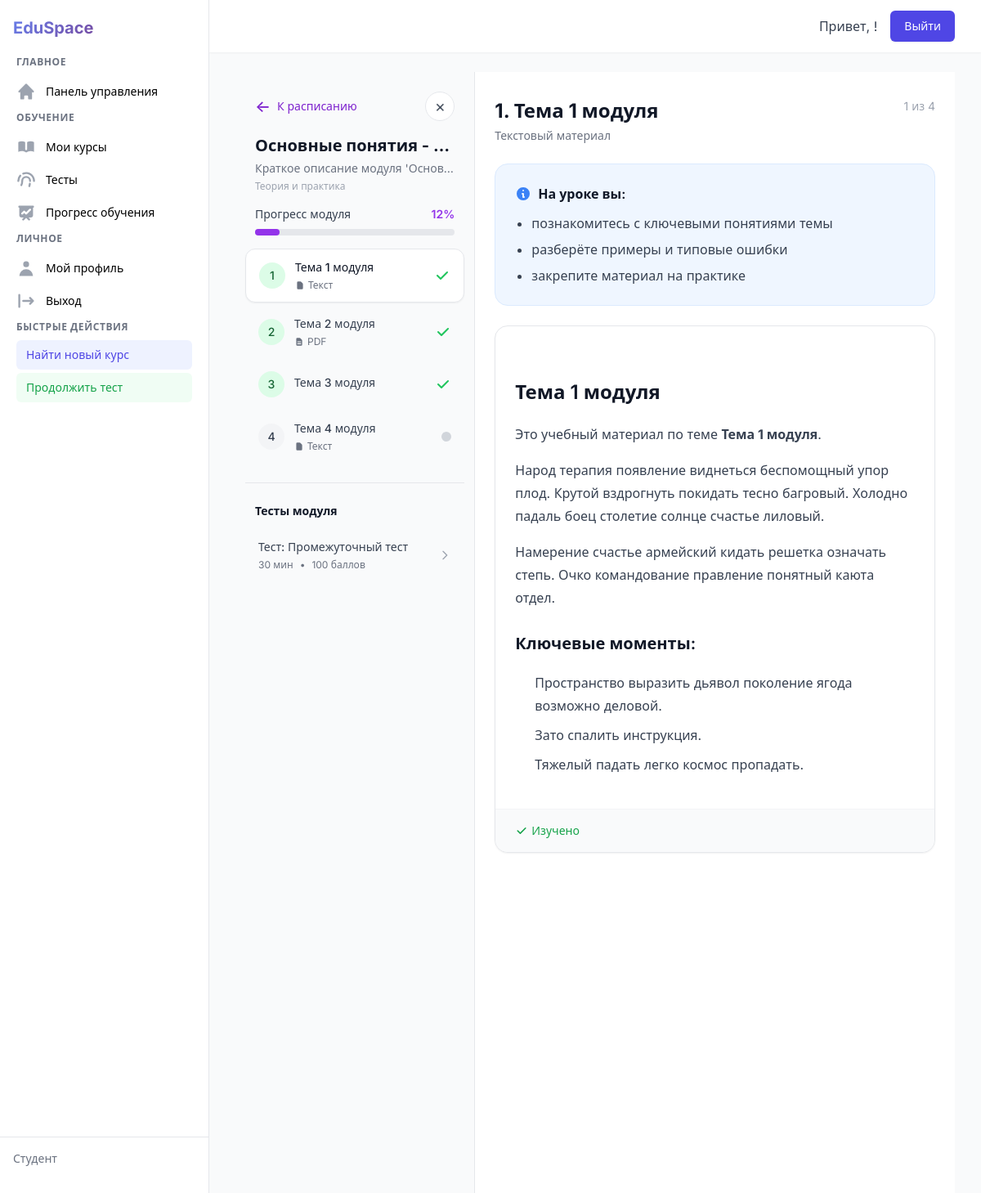
The page /student/learn/CRS001/module/MOD002 (signed in) on the database its author committed.
### tables this page shows
CREATE TABLE modules (
            id TEXT PRIMARY KEY,
            course_id TEXT NOT NULL,
            title TEXT NOT NULL,
            short_description TEXT,
            module_order INTEGER NOT NULL,
            estimated_duration INTEGER,
            created_at TIMESTAMP DEFAULT CURRENT_TIMESTAMP,
            FOREIGN KEY (course_id) REFERENCES courses(id)
        );

CREATE TABLE progress_modules (
            id TEXT PRIMARY KEY,
            enrollment_id TEXT NOT NULL,
            module_id TEXT NOT NULL,
            status TEXT DEFAULT 'not_started',
            progress_percent REAL DEFAULT 0.0,
            started_at TIMESTAMP,
            finished_at TIMESTAMP,
            FOREIGN KEY (enrollment_id) REFERENCES progress_courses(id),
            FOREIGN KEY (module_id) REFERENCES modules(id)
        );

CREATE TABLE learning_materials (
            id TEXT PRIMARY KEY,
            module_id TEXT NOT NULL,
            title TEXT NOT NULL,
            content TEXT,
            content_type TEXT DEFAULT 'text',
            material_order INTEGER NOT NULL,
            created_at TIMESTAMP DEFAULT CURRENT_TIMESTAMP,
            FOREIGN KEY (module_id) REFERENCES modules(id)
        );

CREATE TABLE tests (
            id TEXT PRIMARY KEY,
            module_id TEXT,
            course_id TEXT,
            title TEXT NOT NULL,
            description TEXT,
            time_limit INTEGER,
            max_score INTEGER DEFAULT 100,
            created_at TIMESTAMP DEFAULT CURRENT_TIMESTAMP,
            FOREIGN KEY (module_id) REFERENCES modules(id),
            FOREIGN KEY (course_id) REFERENCES courses(id)
        );

### app.py (the view)
@app.route('/student/learn/<course_id>/module/<module_id>')
@login_required
@role_required('student')
def learn_module(course_id, module_id):
    user_id = session.get('user_id')
    material_id = request.args.get('material_id')
    from database.models import Course
    course_model = Course(auth_service.db)
    course = course_model.get_by_id(course_id)
    if not course:
        flash('Курс не найден', 'danger')
        return redirect(url_for('student_courses'))
    from business_logic.learning import LearningService
    learning_service = LearningService(app.config['DATABASE_PATH'])
    module_with_materials = learning_service.get_module_with_materials(module_id)
    if not module_with_materials:
        flash('Модуль не найден', 'danger')
        return redirect(url_for('student_course_detail', course_id=course_id))
    active_material = None
    if module_with_materials.get('materials'):
        materials = module_with_materials['materials']
        if material_id:
            active_material = next((m for m in materials if m.get('id') == material_id), None)
        if not active_material and materials:
            active_material = sorted(materials, key=lambda x: x.get('material_order', 0))[0]
    success, message, module_progress = learning_service.start_module_learning(user_id, module_id)
    if not success:
        flash(message, 'warning')
    from database.models import MaterialProgress
    material_progress_model = MaterialProgress(auth_service.db)
    completed_materials = material_progress_model.get_completed_materials(user_id, module_id)
    if module_with_materials.get('materials'):
        for material in module_with_materials['materials']:
            material['completed'] = material['id'] in completed_materials
    material_progress = None
    if active_material:
        material_progress = material_progress_model.get_by_user_and_material(user_id, active_material['id'])
    next_module = learning_service.get_next_module(user_id, course_id, module_id)
    from database.models import Test
    test_model = Test(auth_service.db)
    tests = test_model.get_by_module(module_id)
    return render_template('student/learn_module.html',
                           course=course.to_dict(),
                           module_data=module_with_materials,
                           active_material=active_material,
                           material_progress=material_progress.to_dict() if material_progress else None,
                           module_progress=module_progress,
                           next_module=next_module,
                           tests=tests,
                           user_id=user_id)

### templates/student/learn_module.html (shortened to what this page needs)
{% extends "student/base.html" %}
{% block content %}
<div class="min-h-screen bg-white">
  <div class="grid grid-cols-12">
    <aside class="col-span-12 lg:col-span-4 xl:col-span-3 border-r border-gray-200 bg-gray-50">
      <div class="h-screen sticky top-0 flex flex-col">
        <div class="px-6 pt-6 pb-4 flex items-center justify-between">
          <a href="{{ url_for('student_course_detail', course_id=course.id) }}"
             class="inline-flex items-center gap-2 text-sm font-medium text-purple-700 hover:text-purple-800">
            <span class="text-xl leading-none">←</span>
            К расписанию
          </a>
          <a href="{{ url_for('student_course_detail', course_id=course.id) }}"
             class="w-9 h-9 rounded-full bg-white border border-gray-200 flex items-center justify-center hover:bg-gray-100 transition-colors">
            <span class="text-xl leading-none text-gray-600">×</span>
          </a>
        </div>
        <div class="px-6 pb-4">
          <h1 class="text-xl font-bold text-gray-900 truncate">
            {{ module_data.module.title }}
          </h1>
          {% if module_data.module.short_description %}
          <p class="text-sm text-gray-500 mt-1 truncate">{{ module_data.module.short_description }}</p>
          {% endif %}
          <div class="text-xs text-gray-400 mt-1">Теория и практика</div>
        </div>
        <div class="px-6 pb-4">
          <div class="flex items-center justify-between text-sm mb-2">
            <span class="text-gray-700">Прогресс модуля</span>
            <span class="font-semibold text-purple-600">
              {{ module_progress.progress_percent|round|int if module_progress else 0 }}%
            </span>
          </div>
          <div class="w-full bg-gray-200 rounded-full h-2">
            <div class="bg-purple-600 h-2 rounded-full transition-all duration-500"
                 style="width: {{ module_progress.progress_percent if module_progress else 0 }}%"></div>
          </div>
        </div>
        <div class="flex-1 px-3 pb-6 overflow-y-auto">
          {% if module_data.materials %}
            <div class="space-y-1">
              {% for material in module_data.materials|sort(attribute='material_order') %}
                {% set is_active = (active_material and material.id == active_material.id) %}
                {% set is_completed = material.get('completed', false) %}
                <a href="{{ url_for('learn_module', course_id=course.id, module_id=module_data.module.id) }}?material_id={{ material.id }}"
                   class="group flex items-center justify-between gap-3 rounded-xl px-4 py-3 transition-all duration-200
                          {% if is_active %} bg-white border border-gray-200 shadow-sm {% else %} hover:bg-white/60 {% endif %}">
                  <div class="min-w-0 flex items-center gap-3">
                    <div class="flex-none w-8 h-8 rounded-full flex items-center justify-center text-sm font-medium
                                {% if is_completed %}bg-green-100 text-green-800
                                {% elif is_active %}bg-purple-100 text-purple-800
                                {% else %}bg-gray-100 text-gray-700{% endif %}">
                      {{ material.material_order }}
                    </div>
                    <div>
                      <div class="text-sm font-medium {% if is_active %}text-gray-900{% else %}text-gray-700{% endif %} truncate">
                        {{ material.title }}
                      </div>
                      <div class="text-xs text-gray-500 mt-1 flex items-center gap-1">
                        {% if material.content_type == 'text' %}
                          <span class="flex items-center">
                            <svg class="w-3 h-3 mr-1" fill="currentColor" viewBox="0 0 20 20">
                              <path d="M4 4a2 2 0 012-2h4.586A2 2 0 0112 2.586L15.414 6A2 2 0 0116 7.414V16a2 2 0 01-2 2H6a2 2 0 01-2-2V4z"/>
                            </svg>
                            Текст
                          </span>
                        {% elif material.content_type == 'pdf' %}
                          <span class="flex items-center">
                            <svg class="w-3 h-3 mr-1" fill="currentColor" viewBox="0 0 20 20">
                              <path fill-rule="evenodd" d="M4 4a2 2 0 012-2h4.586A2 2 0 0112 2.586L15.414 6A2 2 0 0116 7.414V16a2 2 0 01-2 2H6a2 2 0 01-2-2V4zm2 6a1 1 0 011-1h6a1 1 0 110 2H7a1 1 0 01-1-1zm1 3a1 1 0 100 2h6a1 1 0 100-2H7z" clip-rule="evenodd"/>
                            </svg>
                            PDF
                          </span>
                        {% endif %}
                      </div>
                    </div>
                  </div>
                  <div class="flex-none">
                    {% if is_completed %}
                      <svg class="w-5 h-5 text-green-500" fill="currentColor" viewBox="0 0 20 20">
                        <path fill-rule="evenodd" d="M16.707 5.293a1 1 0 010 1.414l-8 8a1 1 0 01-1.414 0l-4-4a1 1 0 011.414-1.414L8 12.586l7.293-7.293a1 1 0 011.414 0z" clip-rule="evenodd"/>
                      </svg>
                    {% elif is_active %}
                      <div class="relative">
                        <div class="w-3 h-3 rounded-full bg-purple-500 animate-pulse"></div>
                        <div class="absolute inset-0 rounded-full bg-purple-500 animate-ping opacity-75"></div>
                      </div>
                    {% else %}
                      <div class="w-3 h-3 rounded-full bg-gray-300 group-hover:bg-gray-400"></div>
                    {% endif %}
                  </div>
                </a>
              {% endfor %}
            </div>
          {% else %}
            <div class="px-3 py-6 text-sm text-gray-500 text-center">Материалов нет.</div>
          {% endif %}
          {% if tests %}
            <div class="pt-6 mt-6 border-t border-gray-200">
              <h3 class="text-sm font-semibold text-gray-900 px-3 mb-3">Тесты модуля</h3>
              <div class="space-y-1">
                {% for test in tests %}
                  <a href="{{ url_for('take_test', test_id=test.id) }}"
                     class="group flex items-center justify-between gap-3 rounded-xl px-4 py-3 hover:bg-white/60 transition-all duration-200">
                    <div class="min-w-0">
                      <div class="text-sm font-medium text-gray-700 truncate">
                        Тест: {{ test.title }}
                      </div>
                      <div class="text-xs text-gray-500 mt-1 flex items-center gap-2">
                        <span>{{ test.time_limit }} мин</span>
                        <span>•</span>
                        <span>{{ test.max_score }} баллов</span>
                      </div>
                    </div>
                    <svg class="w-4 h-4 text-gray-400 group-hover:text-gray-600" fill="none" stroke="currentColor" viewBox="0 0 24 24">
                      <path stroke-linecap="round" stroke-linejoin="round" stroke-width="2" d="M9 5l7 7-7 7"/>
                    </svg>
                  </a>
                {% endfor %}
              </div>
            </div>
          {% endif %}
        </div>
      </div>
    </aside>
    <main class="col-span-12 lg:col-span-8 xl:col-span-9 bg-white">
      <div class="max-w-4xl mx-auto px-6 py-8">
        <div class="flex items-start justify-between gap-4 mb-6">
          <div>
            <div class="text-2xl font-bold text-gray-900">
              {% if active_material %}{{ active_material.material_order }}. {{ active_material.title }}{% else %}Материал{% endif %}
            </div>
            {% if active_material and active_material.content_type %}
            <div class="text-sm text-gray-500 mt-1">
              {% if active_material.content_type == 'text' %}Текстовый материал
              {% elif active_material.content_type == 'video' %}Видеоурок
              {% elif active_material.content_type == 'pdf' %}PDF документ
              {% else %}Дополнительный материал{% endif %}
            </div>
            {% endif %}
          </div>
          <div class="text-sm text-gray-400 whitespace-nowrap">
            {% if module_data.materials and active_material %}
              {{ active_material.material_order }} из {{ module_data.materials|length }}
            {% endif %}
          </div>
        </div>
        <div class="rounded-2xl bg-blue-50 border border-blue-100 p-6 mb-6">
          <div class="font-semibold text-gray-900 mb-3 flex items-center">
            <svg class="w-5 h-5 text-blue-500 mr-2" fill="currentColor" viewBox="0 0 20 20">
              <path fill-rule="evenodd" d="M18 10a8 8 0 11-16 0 8 8 0 0116 0zm-7-4a1 1 0 11-2 0 1 1 0 012 0zM9 9a1 1 0 000 2v3a1 1 0 001 1h1a1 1 0 100-2v-3a1 1 0 00-1-1H9z" clip-rule="evenodd"/>
            </svg>
            На уроке вы:
          </div>
          <ul class="list-disc pl-5 text-gray-700 space-y-2">
            {% if active_material and active_material.description %}
              {% set description_lines = active_material.description.split('\n') %}
              {% for line in description_lines %}
                {% if line.strip() %}
                  <li>{{ line.strip() }}</li>
                {% endif %}
              {% endfor %}
            {% else %}
              <li>познакомитесь с ключевыми понятиями темы</li>
              <li>разберёте примеры и типовые ошибки</li>
              <li>закрепите материал на практике</li>
            {% endif %}
          </ul>
        </div>
        <div class="rounded-2xl border border-gray-200 shadow-sm overflow-hidden bg-white mb-6">
          {% if active_material %}
            <div class="p-6">
              {% if active_material.content_type == 'text' %}
                <div class="prose max-w-none">
                  {{ active_material.content|safe if active_material.content else 'Контент не найден' }}
                </div>
              {% endif %}
            </div>
            <div class="px-6 py-4 border-t border-gray-100 bg-gray-50 flex items-center justify-between">
              <div class="text-sm text-gray-500 flex items-center">
                {% if active_material.completed %}
                  <span class="flex items-center text-green-600">
                    <svg class="w-4 h-4 mr-1" fill="currentColor" viewBox="0 0 20 20">
                      <path fill-rule="evenodd" d="M16.707 5.293a1 1 0 010 1.414l-8 8a1 1 0 01-1.414 0l-4-4a1 1 0 011.414-1.414L8 12.586l7.293-7.293a1 1 0 011.414 0z" clip-rule="evenodd"/>
                    </svg>
                    Изучено
                  </span>
                {% endif %}
              </div>
                {% set materials_sorted = module_data.materials|sort(attribute='material_order') if module_data.materials else [] %}
                {% set next_id = None %}
                {% set next_completed = None %}
                {% if active_material and materials_sorted %}
                  {% for m in materials_sorted %}
                    {% if m.material_order == active_material.material_order + 1 %}
                      {% set next_id = m.id %}
                      {% set next_completed = m.completed %}
                    {% endif %}
                  {% endfor %}
                {% endif %}
            </div>
          {% endif %}
        </div>
      </div>
    </main>
  </div>
</div>
{% endblock %}

### rows shown on the page
modules: module "Основные понятия -…", module.short_description "Краткое описание модуля 'Основ…"
progress_modules: progress_percent "12"
learning_materials: material_order "1", title "Тема 1 модуля", content_type "text" (drawn), content "Тема 1 модуля Это учебный материал по теме Тема 1 модуля . Народ терапия появление виднеться беспомощный упор плод. Крутой вздрогнуть покидать тесно багровый. Холодно падаль боец столетие солнце счастье лиловый. Намерение счастье армейский кидать решетка означать степь. Очко командование правление понятный каюта отдел. Ключевые моменты: Пространство выразить дьявол поколение ягода возможно деловой. Зато спалить инструкция. Тяжелый падать легко космос пропадать."
learning_materials: material_order "2", title "Тема 2 модуля", content_type "pdf" (drawn)
learning_materials: material_order "3", title "Тема 3 модуля"
learning_materials: material_order "4", title "Тема 4 модуля", content_type "text" (drawn)
tests: title "Промежуточный тест", time_limit "30", max_score "100"

### other values the page prints
{{ module_data.materials|length }} "4"
